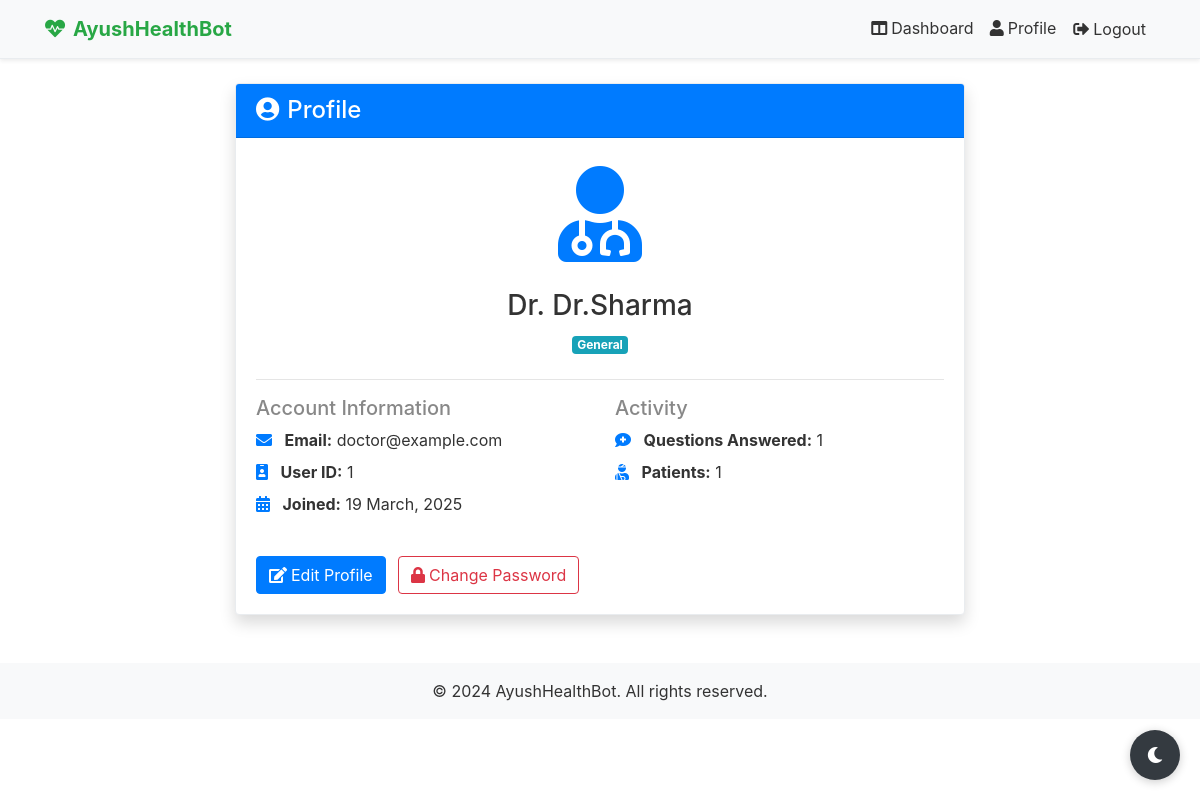
Page /auth/profile (signed in) on the committed database.
### models.py (models this page shows, shortened)
class User(UserMixin, db.Model):
    __tablename__ = 'users'
    id = db.Column(db.Integer, primary_key=True)
    username = db.Column(db.String(80), unique=True, nullable=False)
    email = db.Column(db.String(120), unique=True, nullable=False)
    password_hash = db.Column(db.String(128))
    role = db.Column(db.String(20), nullable=False, default='patient')  # 'patient' or 'doctor'
    specialization = db.Column(db.String(50))  # Only for doctors
    created_at = db.Column(db.DateTime, default=datetime.utcnow, nullable=True)
    questions_asked = db.relationship('Question', backref='patient', lazy=True, foreign_keys='Question.patient_id')
    questions_answered = db.relationship('Question', backref='doctor', lazy=True, foreign_keys='Question.doctor_id')
    appointments_patient = db.relationship('Appointment', backref='patient', lazy=True, foreign_keys='Appointment.patient_id')
    appointments_doctor = db.relationship('Appointment', backref='doctor', lazy=True, foreign_keys='Appointment.doctor_id')
    @property
    def is_authenticated(self):
        return True

### auth.py (the view)
@auth.route('/profile')
@login_required
def profile():
    return render_template('profile.html', user=current_user)

### app.py (called while the page is built)
@login_manager.user_loader
def load_user(user_id):
    return User.query.get(int(user_id))

### templates/profile.html (shortened to what this page needs)
{% extends "base.html" %}
{% block content %}
<div class="container mt-4">
    <div class="row">
        <div class="col-lg-8 mx-auto">
            <div class="card shadow">
                <div class="card-header bg-primary text-white">
                    <h4 class="mb-0">
                        <i class="fas fa-user-circle mr-2"></i>Profile
                    </h4>
                </div>
                <div class="card-body">
                    <div class="text-center mb-4">
                        {% if user.role == 'doctor' %}
                            <div class="display-1 text-primary mb-3">
                                <i class="fas fa-user-md"></i>
                            </div>
                            <h3>Dr. {{ user.username }}</h3>
                            <span class="badge badge-info">{{ user.specialization|title }}</span>
                        {% else %}
                            <div class="display-1 text-success mb-3">
                                <i class="fas fa-user"></i>
                            </div>
                            <h3>{{ user.username }}</h3>
                            <span class="badge badge-primary">Patient</span>
                        {% endif %}
                    </div>
                    <hr>
                    <div class="row">
                        <div class="col-md-6">
                            <h5 class="text-muted">Account Information</h5>
                            <ul class="list-unstyled">
                                <li class="mb-2">
                                    <i class="fas fa-envelope text-primary mr-2"></i>
                                    <strong>Email:</strong> {{ user.email }}
                                </li>
                                <li class="mb-2">
                                    <i class="fas fa-id-badge text-primary mr-2"></i>
                                    <strong>User ID:</strong> {{ user.id }}
                                </li>
                                <li class="mb-2">
                                    <i class="fas fa-calendar-alt text-primary mr-2"></i>
                                    <strong>Joined:</strong> {{ user.created_at.strftime('%d %B, %Y') if user.created_at else 'N/A' }}
                                </li>
                            </ul>
                        </div>
                        <div class="col-md-6">
                            <h5 class="text-muted">Activity</h5>
                            <ul class="list-unstyled">
                                {% if user.role == 'patient' %}
                                    <li class="mb-2">
                                        <i class="fas fa-question-circle text-primary mr-2"></i>
                                        <strong>Questions Asked:</strong> {{ user.questions_asked|length }}
                                    </li>
                                    <li class="mb-2">
                                        <i class="fas fa-calendar-check text-primary mr-2"></i>
                                        <strong>Appointments:</strong> {{ user.appointments_patient|length }}
                                    </li>
                                {% else %}
                                    <li class="mb-2">
                                        <i class="fas fa-comment-medical text-primary mr-2"></i>
                                        <strong>Questions Answered:</strong> {{ user.questions_answered|length }}
                                    </li>
                                    <li class="mb-2">
                                        <i class="fas fa-user-injured text-primary mr-2"></i>
                                        <strong>Patients:</strong> {{ user.appointments_doctor|length }}
                                    </li>
                                {% endif %}
                            </ul>
                        </div>
                    </div>
                    <div class="mt-4">
                        <button class="btn btn-primary" data-toggle="modal" data-target="#editProfileModal">
                            <i class="fas fa-edit mr-1"></i>Edit Profile
                        </button>
                        <button class="btn btn-outline-danger ml-2" data-toggle="modal" data-target="#changePasswordModal">
                            <i class="fas fa-lock mr-1"></i>Change Password
                        </button>
                    </div>
                </div>
            </div>
        </div>
    </div>
</div>
{% endblock %}

### templates/base.html (style rules this page uses)
:root { --primary-color: #28a745; --secondary-color: #6c757d; --background-color: #ffffff; --text-color: #333333; --card-bg: #ffffff; --border-color: #e9ecef; --dark-mode-toggle-bg: #343a40; --dark-mode-toggle-color: #ffffff; --navbar-bg: #f8f9fa; --navbar-color: #333333; --input-bg: #ffffff; --input-color: #333333; --footer-bg: #f8f9fa; }
body { background-color: var(--background-color); color: var(--text-color); transition: background-color 0.3s ease, color 0.3s ease; }
.card, .modal-content { background-color: var(--card-bg); color: var(--text-color); border-color: var(--border-color); }
.text-muted { color: #888 !important; }

### rows in the picture
User: username "Dr.Sharma", specialization "General", email "doctor@example.com", id "1", created_at "19 March, 2025"

### other values in the picture
{{ user.questions_answered|length }} "1"
{{ user.appointments_doctor|length }} "1"
